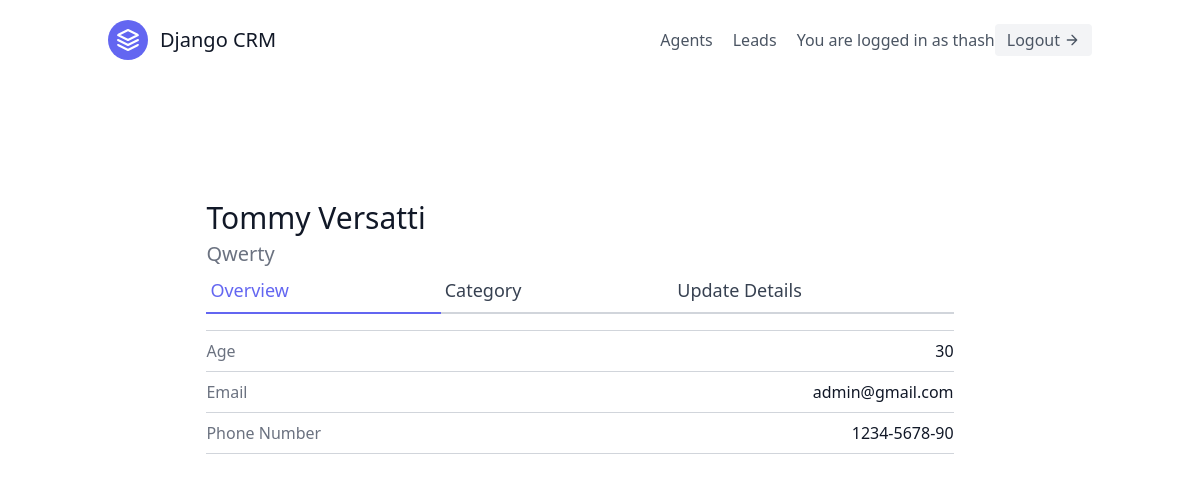
/leads/2/ (signed in), run on the app's committed database.
### leads/models.py (models this page shows, shortened)
class User(AbstractUser):
    is_organiser = models.BooleanField(default=True)
    is_agent = models.BooleanField(default=False)

class Lead(models.Model):
    first_name = models.CharField(max_length=20)
    last_name = models.CharField(max_length=20)
    age = models.IntegerField(default=0)
    agent = models.ForeignKey(Agent, null=True, blank=True, on_delete=models.SET_NULL)
    organisation = models.ForeignKey(UserProfile, on_delete=models.CASCADE)
    category = models.ForeignKey("Category", related_name="leads",  null=True, blank=True, on_delete=models.SET_NULL)
    description = models.TextField()
    date_added = models.DateTimeField(auto_now_add=True)
    phone_number = models.CharField(max_length=20)
    email = models.EmailField()

### leads/views.py (the view)
# urls.py: path('<int:pk>/', views.LeadDetailView.as_view(), name='detail'),
class LeadDetailView(LoginRequiredMixin, generic.DetailView):
    template_name = "leads/leads_detail.html"
    context_object_name = "lead"
    def get_queryset(self):
        user = self.request.user
        if user.is_organiser:
            queryset = Lead.objects.filter(organisation=user.userprofile)
        else:
            queryset = Lead.objects.filter(organisation=user.agent.organisation)
            queryset = queryset.filter(agent__user=user)
        return queryset

### leads/templates/leads/leads_detail.html (shortened to what this page needs)
{% extends "base.html" %}
{% block content %}
<section class="text-gray-700 body-font overflow-hidden">
    <div class="container px-5 py-24 mx-auto">
        <div class="lg:w-4/5 mx-auto flex flex-wrap">
            <div class="w-full lg:pr-10 lg:py-6 mb-6 lg:mb-0">
                <div class="w-full flex items-center justify-between space-x-6">
                    <div class="flex-1 truncate">
                        <div class="flex items-center space-x-3">
                            <h3 class="text-3xl text-gray-900 font-medium truncate">{{ lead.first_name }} {{ lead.last_name }}</h3>
                        </div>
                        <p class="mt-1 text-xl text-gray-500 truncate">{{ lead.description }}</p>
                    </div>
                </div>
                <div class="flex mb-4">
                    <a href="{% url 'leads:detail' lead.pk %}" class="flex-grow text-indigo-500 border-b-2 border-indigo-500 py-2 text-lg px-1">
                        Overview
                    </a>
                    <a href="{% url 'leads:category-update' lead.pk %}" class="flex-grow border-b-2 border-gray-300 py-2 text-lg px-1">
                        Category
                    </a>
                    <a href="{% url 'leads:update' lead.pk %}" class="flex-grow border-b-2 border-gray-300 py-2 text-lg px-1">
                        Update Details
                    </a>
                </div>
                <div class="flex border-t border-gray-300 py-2">
                    <span class="text-gray-500">Age</span>
                    <span class="ml-auto text-gray-900">{{ lead.age }}</span>
                </div>
                <div class="flex border-t border-gray-300 py-2">
                    <span class="text-gray-500">Email</span>
                    <span class="ml-auto text-gray-900">{{ lead.email }}</span>
                </div>
                <div class="flex border-t border-b mb-6 border-gray-300 py-2">
                    <span class="text-gray-500">Phone Number</span>
                    <span class="ml-auto text-gray-900">{{ lead.phone_number }}</span>
                </div>
            </div>
        </div>
    </div>
  </section>
{% endblock content %}

### templates/navbar.html (shortened to what this page needs)
<header class="text-gray-600 body-font">
    <div class="container mx-auto flex flex-wrap p-5 flex-col md:flex-row items-center">
        <a class="flex title-font font-medium items-center text-gray-900 mb-4 md:mb-0" href="{% url 'landing' %}">
            <svg xmlns="http://www.w3.org/2000/svg" fill="none" stroke="currentColor" stroke-linecap="round" stroke-linejoin="round" stroke-width="2" class="w-10 h-10 text-white p-2 bg-indigo-500 rounded-full" viewBox="0 0 24 24">
            <path d="M12 2L2 7l10 5 10-5-10-5zM2 17l10 5 10-5M2 12l10 5 10-5"></path>
            </svg>
            <span class="ml-3 text-xl">Django CRM</span>
        </a>
        <nav class="md:ml-auto flex flex-wrap items-center text-base justify-center">
            {% if request.user.is_organiser %}
            <a href="{% url 'agents:list' %}" class="mr-5 hover:text-gray-900">Agents</a>
            {% endif %}
            <a href="{% url 'leads:list' %}" class="mr-5 hover:text-gray-900">Leads</a>
        </nav>
        {% if request.user.is_authenticated %}
        You are logged in as {{ request.user.username }}
        <a href="{% url 'logout' %}" class="inline-flex items-center bg-gray-100 border-0 py-1 px-3 focus:outline-none hover:bg-gray-200 rounded text-base mt-4 md:mt-0">Logout
            <svg fill="none" stroke="currentColor" stroke-linecap="round" stroke-linejoin="round" stroke-width="2" class="w-4 h-4 ml-1" viewBox="0 0 24 24">
            <path d="M5 12h14M12 5l7 7-7 7"></path>
            </svg>
        </a>
        {% endif %}
    </div>
</header>

### data on the page
User: user.username "thash"
Lead: first_name "Tommy", last_name "Versatti", description "Qwerty", age "30", email "admin@gmail.com", phone_number "1234-5678-90"
